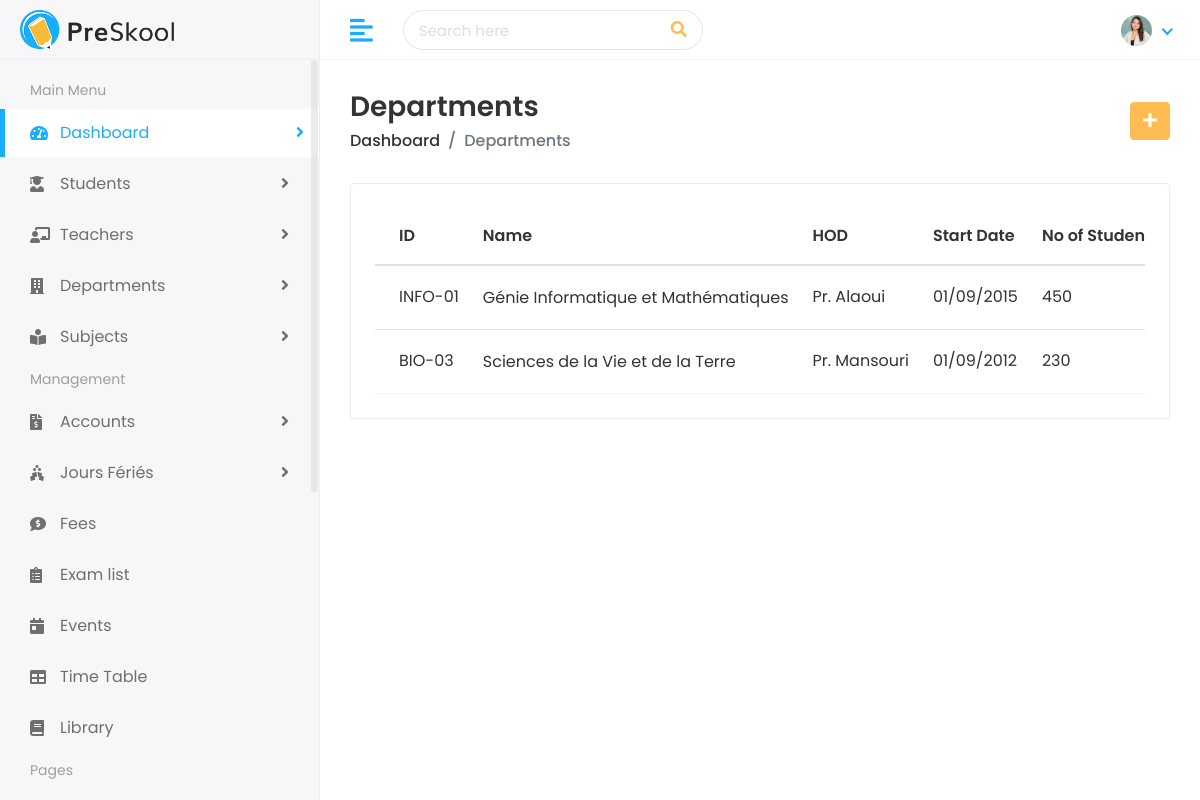
Before: /department/list/ (signed in) with the older database file.
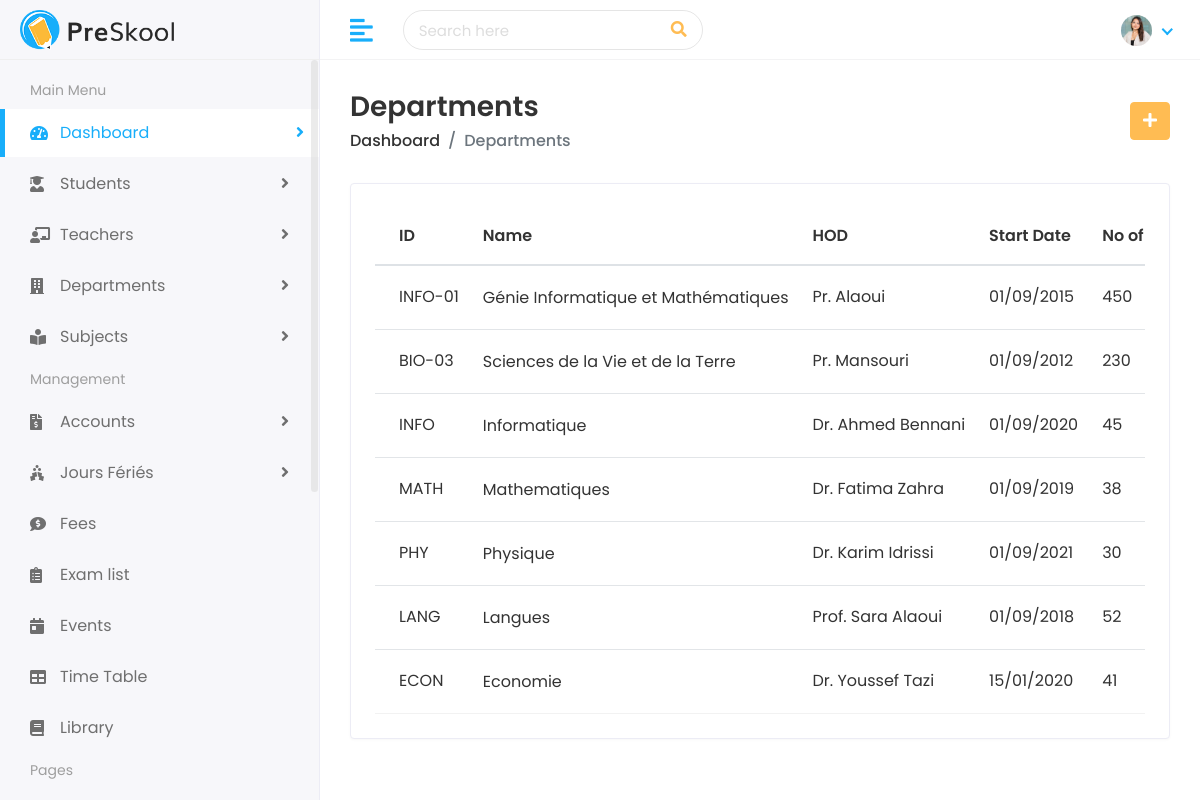
After: the same page with the newer database file.
### department/models.py (models this page shows, shortened)
class Department(models.Model):
    department_id = models.CharField(max_length=50, unique=True)
    department_name = models.CharField(max_length=100)
    head_of_department = models.CharField(max_length=100)
    start_date = models.DateField()
    no_of_students = models.IntegerField(default=0)

### department/views.py (the view)
# urls.py: path('list/', views.department_list, name='department_list'),
@admin_required
def department_list(request):
    departments = Department.objects.all()
    return render(request, 'department/departments.html', {'departments': departments})

### templates/department/departments.html (shortened to what this page needs)
{% extends 'Home/base.html' %}
{% load static %}
{% block body %}
<div class="page-wrapper">
    <div class="content container-fluid">
        <div class="page-header">
            <div class="row align-items-center">
                <div class="col">
                    <h3 class="page-title">Departments</h3>
                    <ul class="breadcrumb">
                        <li class="breadcrumb-item"><a href="{% url 'department_list' %}">Dashboard</a></li>
                        <li class="breadcrumb-item active">Departments</li>
                    </ul>
                </div>
                <div class="col-auto text-right float-right ml-auto">
                    <a href="{% url 'add_department' %}" class="btn btn-primary"><i class="fas fa-plus"></i></a>
                </div>
            </div>
        </div>
        <div class="row">
            <div class="col-sm-12">
                <div class="card card-table">
                    <div class="card-body">
                        <div class="table-responsive">
                            <table class="table table-hover table-center mb-0 datatable">
                                <thead>
                                    <tr>
                                        <th>ID</th>
                                        <th>Name</th>
                                        <th>HOD</th>
                                        <th>Start Date</th>
                                        <th>No of Students</th>
                                    </tr>
                                </thead>
                                <tbody>
                                    {% for dept in departments %}
                                    <tr>
                                        <td>{{ dept.department_id }}</td>
                                        <td>
                                            <h2><a>{{ dept.department_name }}</a></h2>
                                        </td>
                                        <td>{{ dept.head_of_department }}</td>
                                        <td>{{ dept.start_date|date:"d/m/Y" }}</td>
                                        <td>{{ dept.no_of_students }}</td>
                                    </tr>
                                    {% empty %}
                                    <tr>
                                        <td colspan="6" class="text-center">No Departments Found!</td>
                                    </tr>
                                    {% endfor %}
                                </tbody>
                            </table>
                        </div>
                    </div>
                </div>
            </div>
        </div>
    </div>
</div>
{% endblock %}

### templates/Home/base.html (shortened to what this page needs)
{% load static %}
<!DOCTYPE html>
<html lang="en">
   <head>
      <link rel="stylesheet" href="{% static 'assets/plugins/bootstrap/css/bootstrap.min.css' %}">
      <link rel="stylesheet" href="{% static 'assets/plugins/fontawesome/css/fontawesome.min.css' %}">
      <link rel="stylesheet" href="{% static 'assets/plugins/fontawesome/css/all.min.css' %}">
      <link rel="stylesheet" href="{% static 'assets/css/style.css' %}">
   </head>
   <body>
      <div class="main-wrapper">
         <div class="header">
            <div class="header-left">
               <a href="index.html" class="logo">
               <img src="{% static 'assets/img/logo.png' %}" alt="Logo">
               </a>
            </div>
            <a href="javascript:void(0);" id="toggle_btn">
            <i class="fas fa-align-left"></i>
            </a>
            <div class="top-nav-search">
               <form>
                  <input type="text" class="form-control" placeholder="Search here">
                  <button class="btn" type="submit"><i class="fas fa-search"></i></button>
               </form>
            </div>
            <ul class="nav user-menu">
               <li class="nav-item dropdown noti-dropdown">
                  <a href="#" class="dropdown-toggle nav-link" data-toggle="dropdown">
                  </a>
               </li>
               <li class="nav-item dropdown has-arrow">
                  <a href="#" class="dropdown-toggle nav-link" data-toggle="dropdown">
                  <span class="user-img"><img class="rounded-circle" src="{% static 'assets/img/profiles/avatar-01.jpg'%}" width="31" alt="Ryan Taylor"></span>
                  </a>
               </li>
            </ul>
         </div>
         <div class="sidebar" id="sidebar">
            <div class="sidebar-inner slimscroll">
               <div id="sidebar-menu" class="sidebar-menu">
                  <ul>
                     <li class="menu-title">
                        <span>Main Menu</span>
                     </li>
                     <li class="submenu active">
                        <a href="#"><i class="fas fa-tachometer-alt"></i> <span> Dashboard</span> <span class="menu-arrow"></span></a>
                     </li>
                     {% if user.is_admin or user.is_superuser or user.is_teacher %}
                     <li class="submenu">
                        <a href="#"><i class="fas fa-user-graduate"></i> <span> Students</span> <span class="menu-arrow"></span></a>
                     </li>
                     {% endif %}
                     {% if user.is_admin or user.is_superuser %}
                     <li class="submenu">
                        <a href="#"><i class="fas fa-chalkboard-teacher"></i> <span> Teachers</span> <span class="menu-arrow"></span></a>
                     </li>
                     <li class="submenu">
                        <a href="#"><i class="fas fa-building"></i> <span> Departments</span> <span class="menu-arrow"></span></a>
                     </li>
                     {% endif %}
                     <li class="submenu">
                        <a href="#"><i class="fas fa-book-reader"></i> <span> Subjects</span> <span class="menu-arrow"></span></a>
                     </li>
                     <li class="menu-title">
                        <span>Management</span>
                     </li>
                     <li class="submenu">
                        <a href="#"><i class="fas fa-file-invoice-dollar"></i> <span> Accounts</span> <span class="menu-arrow"></span></a>
                     </li>
                     <li class="submenu">
                        <a href="#"><i class="fas fa-holly-berry"></i> <span>Jours Fériés</span> <span class="menu-arrow"></span></a>
                     </li>
                     <li>
                        <a href="fees.html"><i class="fas fa-comment-dollar"></i> <span>Fees</span></a>
                     </li>
                     <li>
                        <a href="exam.html"><i class="fas fa-clipboard-list"></i> <span>Exam list</span></a>
                     </li>
                     <li>
                        <a href="event.html"><i class="fas fa-calendar-day"></i> <span>Events</span></a>
                     </li>
                     <li>
                        <a href="time-table.html"><i class="fas fa-table"></i> <span>Time Table</span></a>
                     </li>
                     <li>
                        <a href="library.html"><i class="fas fa-book"></i> <span>Library</span></a>
                     </li>
                     <li class="menu-title">
                        <span>Pages</span>
                     </li>
                     <li class="submenu">
                        <a href="#"> <span> Authentication </span> </a>
                     </li>
                  </ul>
               </div>
            </div>
         </div>
         {% block body %}
         {% endblock %}
      </div>
  </body>
  </html>

Changed rows visible on the page:
added Department: department_id "INFO", department_name "Informatique", head_of_department "Dr. Ahmed Bennani", start_date "01/09/2020", no_of_students "45"
added Department: department_id "MATH", department_name "Mathematiques", head_of_department "Dr. Fatima Zahra", start_date "01/09/2019", no_of_students "38"
added Department: department_id "PHY", department_name "Physique", head_of_department "Dr. Karim Idrissi", start_date "01/09/2021", no_of_students "30"
added Department: department_id "LANG", department_name "Langues", head_of_department "Prof. Sara Alaoui", start_date "01/09/2018", no_of_students "52"
added Department: department_id "ECON", department_name "Economie", head_of_department "Dr. Youssef Tazi", start_date "15/01/2020", no_of_students "41"
